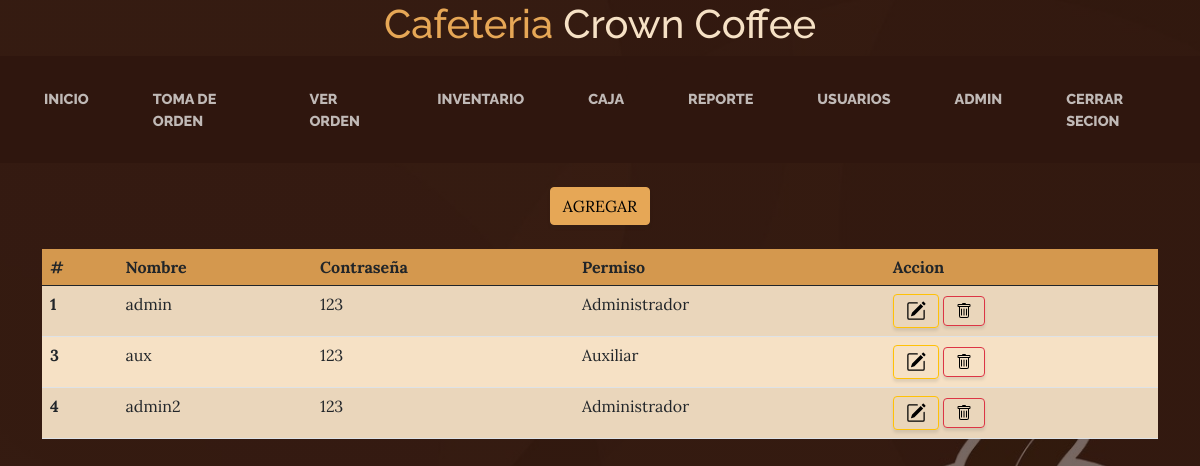
Screenshot of /usuario.php (signed in) with the database file from the repository.
### tables this page shows
CREATE TABLE `usuarios` (
  `id_usuario` int(11) NOT NULL,
  `nombre` varchar(100) NOT NULL,
  `contraseña` varchar(50) NOT NULL,
  `permiso` varchar(50) NOT NULL
);

### usuario.php (the view, shortened to what this page needs)
<?php
    $usuario = "SELECT * FROM usuarios"
?>
<!DOCTYPE html>
<html lang="en">
    <head>
        <link href="css/styles.css" rel="stylesheet" />
    </head>
    <body>
        <header>
            <h1 class="site text-center text-faded d-none d-lg-block">
                <span class="site-heading-upper text-primary mb-3">Cafeteria</span>
                <span class="site-heading-lower">Crown Coffee</span>
            </h1>
        </header>
        <?php
            if($_SESSION['permiso']== 'Administrador'){
                include 'headerAdmin.php';
            }else{
                include 'headerAux.php';
            }
        ?>
        <br>
        <div class="container text-center">
            <button name="agregar" type="button" class="btn btn-primary" data-bs-toggle="modal" data-bs-target="#exampleModal" data-bs-whatever="@mdo">AGREGAR</button>
        </div>
            <br>
                                <?php
                                include("userregistrar.php");
                                ?>
        <div class="container-sm ">
            <table class="table table-striped" id="datatable">
            <thead class="cta">
                <tr>
                    <th scope="col">#</th>
                    <th scope="col">Nombre</th>
                    <th scope="col">Contraseña</th>
                    <th scope="col">Permiso</th>
                    <th scope="col">Accion</th>
                </tr>
            </thead>
            <tbody class="bg-faded">
                <?php
                    $resultado = mysqli_query($conexion, $usuario);
                    while($row=mysqli_fetch_assoc($resultado)){
                ?>
                <tr>
                    <th scope="row"><?php echo $row["id_usuario"] ?></th>
                    <td><?php echo $row["nombre"] ?></td>
                    <td><?php echo $row["contraseña"] ?></td>
                    <td><?php echo $row["permiso"] ?></td>
                    <td>
                    <a class="btn btn-outline-warning" href="" data-bs-toggle="modal" data-bs-target="#modal_editar<?php echo $row["id_usuario"]; ?>" data-bs-whatever="@mdo">
                            <img class="d-line" src="img/pencil-square.svg" alt="">
                        </a>
                        <a class="btn btn-outline-danger" href="" data-bs-toggle="modal" data-bs-target="#modal_eliminar<?php echo $row["id_usuario"]; ?>" data-bs-whatever="@mdo">
                            <img class="d-inline" src="img/trash.svg" alt="">
                        </a>             </tr>
                <?php
                    }
                ?>
            </tbody>
        </table>
        </div>
    </body>
</html>

### rows the page displays
usuarios: id_usuario "1", nombre "admin", contraseña "123", permiso "Administrador"
usuarios: id_usuario "3", nombre "aux", contraseña "123", permiso "Auxiliar"
usuarios: id_usuario "4", nombre "admin2", contraseña "123", permiso "Administrador"

### other values shown
$_SESSION['usuario'] "ADMIN"
